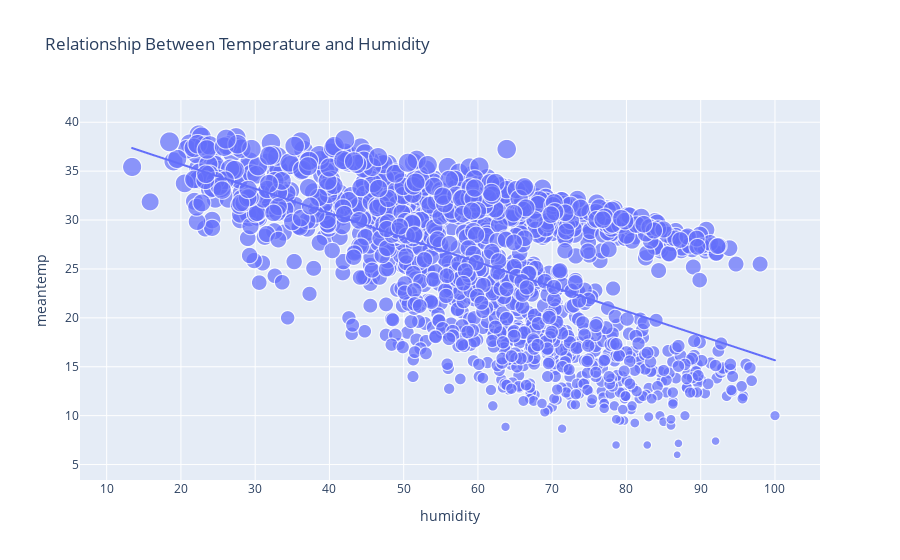

Notebook code for this chart:
### Code cell
figure = px.scatter(data_frame = df, x="humidity",
                    y="meantemp", size="meantemp", 
                    trendline="ols",
                    title = "Relationship Between Temperature and Humidity")
figure.show()

### Figure 1 — Plotly figure (JSON) as saved in the notebook; plotly's stock layout.template omitted (floating-point values rounded to 4 significant figures; data arrays with more than 128 entries replaced by an {"elided": "..."} marker saying what was removed)
{"data": [{"hovertemplate": "humidity=%{x}<br>meantemp=%{marker.size}<extra></extra>", "legendgroup": "", "marker": {"color": "#636efa", "size": {"elided": "1462 float values"}, "sizemode": "area", "sizeref": 0.09679, "symbol": "circle"}, "mode": "markers", "name": "", "showlegend": false, "type": "scattergl", "x": {"elided": "1462 float values"}, "xaxis": "x", "y": {"elided": "1462 float values"}, "yaxis": "y"}, {"hovertemplate": "<b>OLS trendline</b><br>meantemp = -0.250617 * humidity + 40.7259<br>R<sup>2</sup>=0.327128<br><br>humidity=%{x}<br>meantemp=%{y} <b>(trend)</b><extra></extra>", "legendgroup": "", "marker": {"color": "#636efa", "symbol": "circle"}, "mode": "lines", "name": "", "showlegend": false, "type": "scattergl", "x": {"elided": "1462 float values"}, "xaxis": "x", "y": {"elided": "1462 float values"}, "yaxis": "y"}], "layout": {"legend": {"itemsizing": "constant", "tracegroupgap": 0}, "title": {"text": "Relationship Between Temperature and Humidity"}, "xaxis": {"anchor": "y", "domain": [0, 1], "title": {"text": "humidity"}}, "yaxis": {"anchor": "x", "domain": [0, 1], "title": {"text": "meantemp"}}}}
